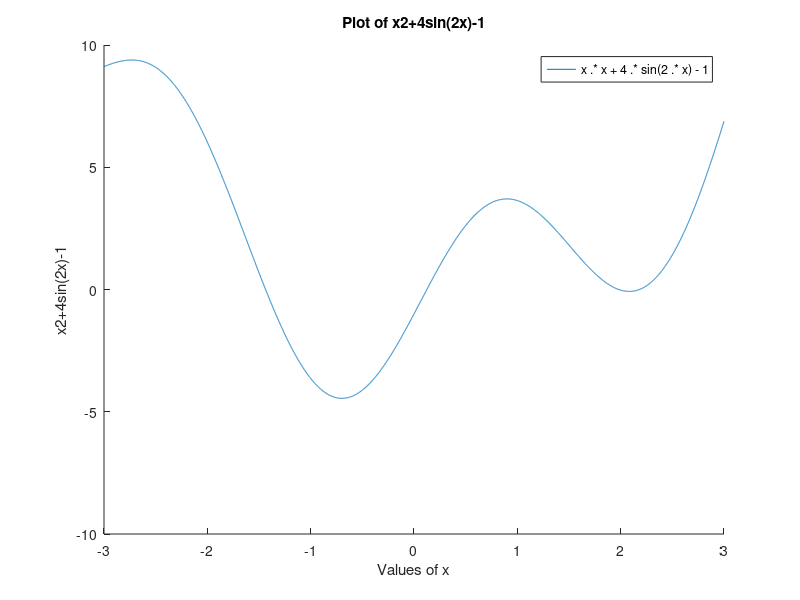

The MATLAB script that drew this image:
fplot('x .* x + 4 * sin(2 .* x) - 1', [-3 3]);
xlabel('Values of x');
ylabel('x2+4sin(2x)-1');
title('Plot of x2+4sin(2x)-1');
box off;